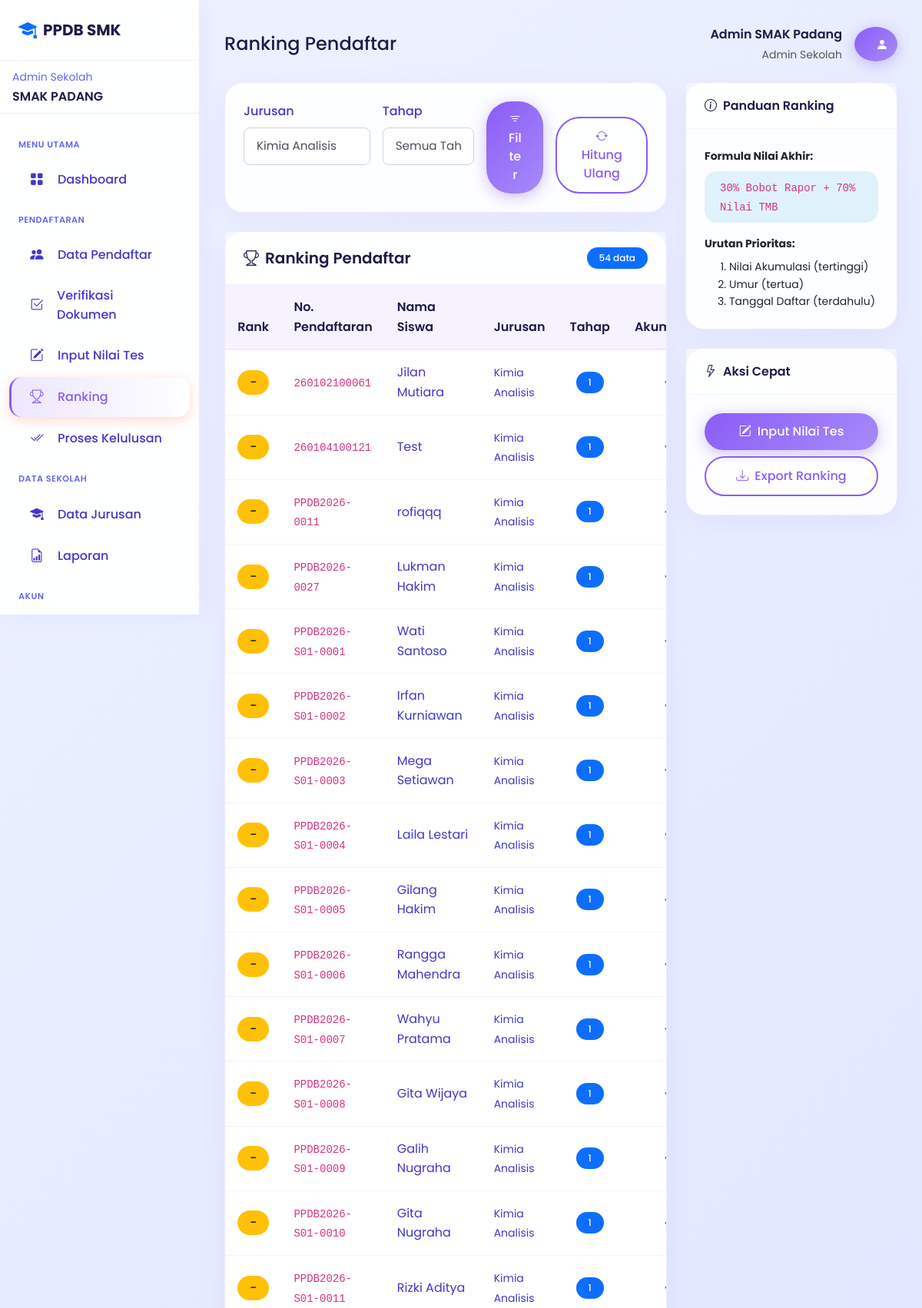
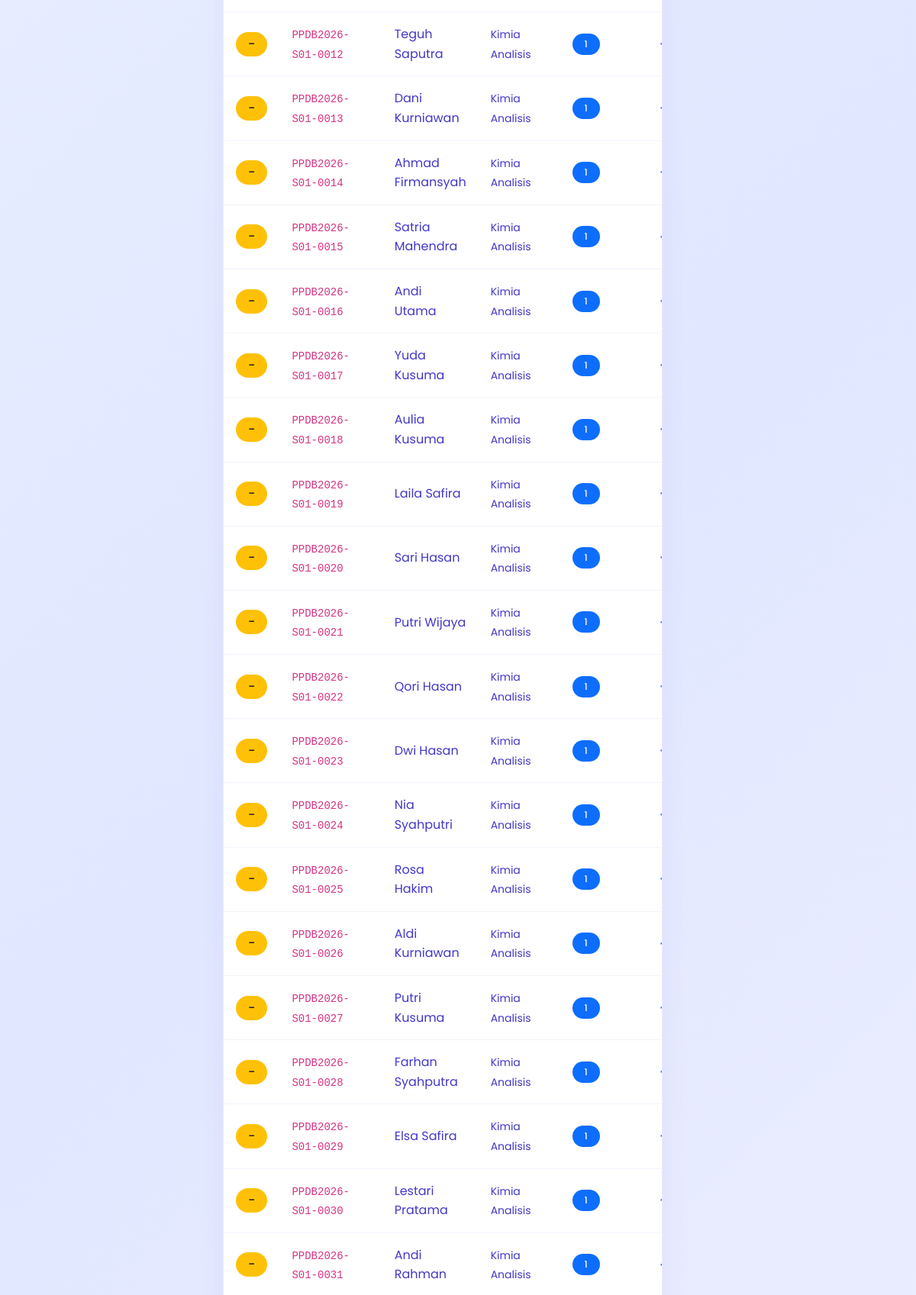
The page /admin/ranking.php?jurusan=1 (signed in, upper part) on the database its author committed (2 pictures, top to bottom).
### tables this page shows
CREATE TABLE `tb_admin_sekolah` (
  `id_admin_sekolah` int(11) NOT NULL,
  `id_smk` int(11) NOT NULL,
  `username` varchar(50) NOT NULL,
  `password` varchar(255) NOT NULL,
  `nama_lengkap` varchar(100) NOT NULL,
  `email` varchar(100) NOT NULL,
  `no_telepon` varchar(20) DEFAULT NULL,
  `jabatan` varchar(50) DEFAULT NULL,
  `foto` varchar(255) DEFAULT NULL,
  `is_active` tinyint(1) DEFAULT 1,
  `last_login` timestamp NULL DEFAULT NULL,
  `created_at` timestamp NOT NULL DEFAULT current_timestamp(),
  `updated_at` timestamp NOT NULL DEFAULT current_timestamp() ON UPDATE current_timestamp()
);

CREATE TABLE `tb_smk` (
  `id_smk` int(11) NOT NULL,
  `npsn` varchar(20) NOT NULL,
  `nama_sekolah` varchar(200) NOT NULL,
  `alamat` text NOT NULL,
  `kelurahan` varchar(100) DEFAULT NULL,
  `kecamatan` varchar(100) DEFAULT NULL,
  `kode_pos` varchar(10) DEFAULT NULL,
  `latitude` decimal(10,8) NOT NULL,
  `longitude` decimal(11,8) NOT NULL,
  `telepon` varchar(20) DEFAULT NULL,
  `email` varchar(100) DEFAULT NULL,
  `website` varchar(150) DEFAULT NULL,
  `jumlah_siswa` int(11) NOT NULL,
  `jumlah_guru` int(11) NOT NULL,
  `nama_kepsek` varchar(100) NOT NULL,
  `foto_utama` varchar(225) NOT NULL,
  `foto_tambahan` varchar(225) NOT NULL,
  `deskripsi` text NOT NULL
);

CREATE TABLE `tb_pendaftaran` (
  `id_pendaftaran` int(11) NOT NULL,
  `nomor_pendaftaran` varchar(30) NOT NULL,
  `id_siswa` int(11) NOT NULL,
  `id_smk_pilihan1` int(11) NOT NULL,
  `id_smk_pilihan2` int(11) DEFAULT NULL,
  `id_kejuruan_pilihan1` int(11) DEFAULT NULL,
  `id_kejuruan_pilihan2` int(11) DEFAULT NULL,
  `id_jalur` int(11) NOT NULL,
  `tahap_pendaftaran` enum('1','2') DEFAULT '1',
  `pilihan_mode` enum('satu_sekolah_dua_jurusan','dua_sekolah_satu_jurusan') DEFAULT NULL,
  `nilai_rapor_semester1` decimal(5,2) DEFAULT NULL,
  `nilai_rapor_semester2` decimal(5,2) DEFAULT NULL,
  `nilai_rapor_semester3` decimal(5,2) DEFAULT NULL,
  `nilai_rapor_semester4` decimal(5,2) DEFAULT NULL,
  `nilai_rapor_semester5` decimal(5,2) DEFAULT NULL,
  `rerata_nilai_rapor` decimal(5,2) DEFAULT NULL,
  `bobot_nilai_rapor` decimal(5,2) DEFAULT NULL,
  `peringkat_paralel` int(11) DEFAULT NULL,
  `nilai_tes_bakat_minat` decimal(5,2) DEFAULT NULL,
  `nilai_akhir_seleksi` decimal(5,2) DEFAULT NULL,
  `kelompok_seleksi` enum('afirmasi','domisili','prestasi','nilai_akhir') DEFAULT NULL,
  `status_tes` enum('belum','sudah') DEFAULT 'belum',
  `tanggal_tes` timestamp NULL DEFAULT NULL,
  `jarak_ke_sekolah` decimal(10,2) DEFAULT NULL,
  `skor_zonasi` decimal(10,4) DEFAULT NULL,
  `nilai_rata_rata` decimal(5,2) DEFAULT NULL,
  `nilai_un` decimal(5,2) DEFAULT NULL,
  `skor_prestasi` int(11) DEFAULT 0,
  `skor_akhir` decimal(10,4) DEFAULT NULL,
  `ranking` int(11) DEFAULT NULL,
  `status` enum('draft','submitted','verified','accepted','rejected','waiting') DEFAULT 'draft',
  `is_dibatalkan` tinyint(1) DEFAULT 0,
  `tanggal_batal` timestamp NULL DEFAULT NULL,
  `catatan_siswa` text DEFAULT NULL,
  `catatan_admin` text DEFAULT NULL,
  `alasan_penolakan` text DEFAULT NULL,
  `tanggal_daftar` timestamp NOT NULL DEFAULT current_timestamp(),
  `tanggal_submit` timestamp NULL DEFAULT NULL,
  `tanggal_verifikasi` timestamp NULL DEFAULT NULL,
  `tanggal_pengumuman` timestamp NULL DEFAULT NULL,
  `verified_by` int(11) DEFAULT NULL,
  `tahun_ajaran` varchar(10) DEFAULT NULL,
  `created_at` timestamp NOT NULL DEFAULT current_timestamp(),
  `updated_at` timestamp NOT NULL DEFAULT current_timestamp() ON UPDATE current_timestamp(),
  `nilai_tes` decimal(5,2) DEFAULT NULL,
  `bobot_rapor` decimal(5,2) DEFAULT NULL,
  `nilai_akumulasi` decimal(5,2) DEFAULT NULL,
  `ranking_sekolah` int(11) DEFAULT NULL,
  `umur_bulan` int(11) DEFAULT NULL,
  `lokasi_tes_smk` int(11) DEFAULT NULL COMMENT 'ID SMK untuk lokasi tes',
  `jenis_pilihan` enum('single','same_school','diff_school') DEFAULT 'single' COMMENT 'Tipe pemilihan SMK'
);

CREATE TABLE `tb_siswa` (
  `id_siswa` int(11) NOT NULL,
  `nisn` varchar(20) NOT NULL,
  `username` varchar(50) NOT NULL,
  `password` varchar(255) NOT NULL,
  `email` varchar(100) NOT NULL,
  `nama_lengkap` varchar(150) NOT NULL,
  `jenis_kelamin` enum('L','P') NOT NULL,
  `tempat_lahir` varchar(100) NOT NULL,
  `tanggal_lahir` date NOT NULL,
  `agama` varchar(20) NOT NULL,
  `nik` varchar(20) DEFAULT NULL,
  `no_kk` varchar(20) DEFAULT NULL,
  `alamat` text NOT NULL,
  `rt` varchar(5) DEFAULT NULL,
  `rw` varchar(5) DEFAULT NULL,
  `kelurahan` varchar(100) DEFAULT NULL,
  `kecamatan` varchar(100) DEFAULT NULL,
  `kota` varchar(100) DEFAULT NULL,
  `provinsi` varchar(100) DEFAULT 'Sumatera Barat',
  `kode_pos` varchar(10) DEFAULT NULL,
  `latitude` decimal(10,8) DEFAULT NULL,
  `longitude` decimal(11,8) DEFAULT NULL,
  `no_telepon` varchar(20) DEFAULT NULL,
  `no_hp` varchar(20) DEFAULT NULL,
  `nama_ayah` varchar(100) DEFAULT NULL,
  `nik_ayah` varchar(20) DEFAULT NULL,
  `pekerjaan_ayah` varchar(100) DEFAULT NULL,
  `penghasilan_ayah` varchar(50) DEFAULT NULL,
  `nama_ibu` varchar(100) DEFAULT NULL,
  `nik_ibu` varchar(20) DEFAULT NULL,
  `pekerjaan_ibu` varchar(100) DEFAULT NULL,
  `penghasilan_ibu` varchar(50) DEFAULT NULL,
  `nama_wali` varchar(100) DEFAULT NULL,
  `no_hp_ortu` varchar(20) DEFAULT NULL,
  `asal_sekolah` varchar(200) DEFAULT NULL,
  `npsn_asal` varchar(20) DEFAULT NULL,
  `alamat_sekolah_asal` text DEFAULT NULL,
  `tahun_lulus` varchar(4) DEFAULT NULL,
  `no_ijazah` varchar(50) DEFAULT NULL,
  `no_skhun` varchar(50) DEFAULT NULL,
  `foto` varchar(255) DEFAULT NULL,
  `is_keluarga_tidak_mampu` tinyint(1) DEFAULT 0,
  `jenis_kartu_bantuan` enum('PIP','DTSEN','PKH','KIS','Lainnya') DEFAULT NULL,
  `nomor_kartu_bantuan` varchar(50) DEFAULT NULL,
  `is_disabilitas` tinyint(1) DEFAULT 0,
  `jenis_disabilitas` varchar(100) DEFAULT NULL,
  `nomor_kartu_disabilitas` varchar(50) DEFAULT NULL,
  `is_panti_asuhan` tinyint(1) DEFAULT 0,
  `nama_panti` varchar(200) DEFAULT NULL,
  `status_buta_warna` enum('tidak','parsial','total') DEFAULT 'tidak',
  `file_surat_tidak_buta_warna` varchar(255) DEFAULT NULL,
  `is_verified` tinyint(1) DEFAULT 0,
  `verified_at` timestamp NULL DEFAULT NULL,
  `last_login` timestamp NULL DEFAULT NULL,
  `created_at` timestamp NOT NULL DEFAULT current_timestamp(),
  `updated_at` timestamp NOT NULL DEFAULT current_timestamp() ON UPDATE current_timestamp()
);

CREATE TABLE `tb_kejuruan` (
  `id_program` int(11) NOT NULL,
  `id_smk` int(11) NOT NULL,
  `nama_kejuruan` varchar(200) NOT NULL,
  `kode_kejuruan` varchar(20) NOT NULL,
  `deskripsi` text NOT NULL,
  `syarat_tidak_buta_warna` tinyint(1) DEFAULT 0,
  `kuota` int(11) DEFAULT 36,
  `kuota_terisi` int(11) DEFAULT 0
);

### admin/ranking.php (the view, shortened to what the rows shown need)
<?php
require_once 'includes/header.php';
$filterJurusan = $_GET['jurusan'] ?? '';
$where = "p.id_smk_pilihan1 = ?";
$params = [$smkId];
if ($filterJurusan) {
    $where .= " AND p.id_kejuruan_pilihan1 = ?";
    $params[] = $filterJurusan;
}
$rankingData = db()->fetchAll(
    "SELECT p.*, s.nama_lengkap, s.nisn, k.nama_kejuruan
     FROM tb_pendaftaran p
     JOIN tb_siswa s ON p.id_siswa = s.id_siswa
     LEFT JOIN tb_kejuruan k ON p.id_kejuruan_pilihan1 = k.id_program
     WHERE $where AND p.status IN ('submitted', 'verified', 'accepted')
     ORDER BY p.id_kejuruan_pilihan1, p.tahap_pendaftaran, p.ranking_sekolah ASC, p.nilai_akumulasi DESC",
    $params
);
?>
<div class="row g-4 mb-4">
    <div class="col-lg-8">
        <div class="card">
            <div class="card-body p-0">
                <div class="table-responsive">
                    <table class="table table-hover mb-0">
                        <thead class="table-light">
                            <tr>
                                <th class="text-center" width="60">Rank</th>
                                <th>No. Pendaftaran</th>
                                <th>Nama Siswa</th>
                                <th>Jurusan</th>
                                <th class="text-center">Tahap</th>
                                <th class="text-center">Akumulasi</th>
                            </tr>
                        </thead>
                        <tbody>
                            <?php foreach ($rankingData as $r): ?>
                                <tr>
                                    <td class="text-center">
                                        <span class="badge <?= $r['ranking_sekolah'] <= 3 ? 'bg-warning text-dark' : 'bg-secondary' ?> fs-6">
                                            <?= $r['ranking_sekolah'] ?? '-' ?>
                                        </span>
                                    </td>
                                    <td><code><?= $r['nomor_pendaftaran'] ?></code></td>
                                    <td><?= htmlspecialchars($r['nama_lengkap']) ?></td>
                                    <td><small><?= htmlspecialchars($r['nama_kejuruan'] ?? '-') ?></small></td>
                                    <td class="text-center">
                                        <span class="badge <?= ($r['tahap_pendaftaran'] ?? 1) == 1 ? 'bg-primary' : 'bg-info' ?>">
                                            <?= $r['tahap_pendaftaran'] ?? 1 ?>
                                        </span>
                                    </td>
                                    <td class="text-center fw-bold text-primary">
                                    </td>
                                </tr>
                            <?php endforeach; ?>
                        </tbody>
                    </table>
                </div>
            </div>
        </div>
    </div>
</div>
<?php require_once 'includes/footer.php'; ?>

### admin/includes/header.php (shortened to what the rows shown need)
<?php
require_once dirname(__DIR__, 2) . '/config/database.php';
require_once dirname(__DIR__, 2) . '/config/session.php';
$adminId = Session::getUserId();
$admin = db()->fetch(
    "SELECT a.*, s.nama_sekolah, s.id_smk FROM tb_admin_sekolah a
     LEFT JOIN tb_smk s ON a.id_smk = s.id_smk
     WHERE a.id_admin_sekolah = ?",
    [$adminId]
);
$smkId = $admin['id_smk'];
?>
<!DOCTYPE html>
<html lang="id">
<head>
    <link href="https://cdn.jsdelivr.net/npm/bootstrap@5.3.2/dist/css/bootstrap.min.css" rel="stylesheet">
    <link href="https://cdn.jsdelivr.net/npm/bootstrap-icons@1.11.1/font/bootstrap-icons.css" rel="stylesheet">
    <link rel="stylesheet" href="<?= SITE_URL ?>/assets/css/style.css">
</head>
<body>
    <aside class="sidebar">
        <div class="px-3 py-2 border-bottom border-subtle">
            <small class="text-muted">Admin Sekolah</small>
            <div class="fw-semibold text-truncate"><?= htmlspecialchars($admin['nama_sekolah']) ?></div>
        </div>
    </aside>
    <main class="main-content">
        <div class="d-flex justify-content-between align-items-center mb-4">
            <div class="d-flex align-items-center gap-3">
                <div class="text-end d-none d-md-block">
                    <div class="fw-semibold"><?= htmlspecialchars($admin['nama_lengkap']) ?></div>
                    <small class="text-muted">Admin Sekolah</small>
                </div>
            </div>
        </div>

### rows shown on the page
tb_admin_sekolah: id_smk.nama_sekolah "SMAK PADANG", nama_lengkap "Admin SMAK Padang"
tb_pendaftaran: ranking_sekolah "-", nomor_pendaftaran "260102100061", id_siswa.nama_lengkap "Jilan Mutiara", tb_kejuruan.nama_kejuruan "Kimia Analisis", tahap_pendaftaran "1"
tb_pendaftaran: ranking_sekolah "-", nomor_pendaftaran "260104100121", id_siswa.nama_lengkap "Test", tb_kejuruan.nama_kejuruan "Kimia Analisis", tahap_pendaftaran "1"
tb_pendaftaran: ranking_sekolah "-", nomor_pendaftaran "PPDB2026-0011", id_siswa.nama_lengkap "rofiqqq", tb_kejuruan.nama_kejuruan "Kimia Analisis", tahap_pendaftaran "1"
tb_pendaftaran: ranking_sekolah "-", nomor_pendaftaran "PPDB2026-0027", id_siswa.nama_lengkap "Lukman Hakim", tb_kejuruan.nama_kejuruan "Kimia Analisis", tahap_pendaftaran "1"
tb_pendaftaran: ranking_sekolah "-", nomor_pendaftaran "PPDB2026-S01-0001", id_siswa.nama_lengkap "Wati Santoso", tb_kejuruan.nama_kejuruan "Kimia Analisis", tahap_pendaftaran "1"
tb_pendaftaran: ranking_sekolah "-", nomor_pendaftaran "PPDB2026-S01-0002", id_siswa.nama_lengkap "Irfan Kurniawan", tb_kejuruan.nama_kejuruan "Kimia Analisis", tahap_pendaftaran "1"
tb_pendaftaran: ranking_sekolah "-", nomor_pendaftaran "PPDB2026-S01-0003", id_siswa.nama_lengkap "Mega Setiawan", tb_kejuruan.nama_kejuruan "Kimia Analisis", tahap_pendaftaran "1"
tb_pendaftaran: ranking_sekolah "-", nomor_pendaftaran "PPDB2026-S01-0004", id_siswa.nama_lengkap "Laila Lestari", tb_kejuruan.nama_kejuruan "Kimia Analisis", tahap_pendaftaran "1"
tb_pendaftaran: ranking_sekolah "-", nomor_pendaftaran "PPDB2026-S01-0005", id_siswa.nama_lengkap "Gilang Hakim", tb_kejuruan.nama_kejuruan "Kimia Analisis", tahap_pendaftaran "1"
tb_pendaftaran: ranking_sekolah "-", nomor_pendaftaran "PPDB2026-S01-0006", id_siswa.nama_lengkap "Rangga Mahendra", tb_kejuruan.nama_kejuruan "Kimia Analisis", tahap_pendaftaran "1"
tb_pendaftaran: ranking_sekolah "-", nomor_pendaftaran "PPDB2026-S01-0007", id_siswa.nama_lengkap "Wahyu Pratama", tb_kejuruan.nama_kejuruan "Kimia Analisis", tahap_pendaftaran "1"
tb_pendaftaran: ranking_sekolah "-", nomor_pendaftaran "PPDB2026-S01-0008", id_siswa.nama_lengkap "Gita Wijaya", tb_kejuruan.nama_kejuruan "Kimia Analisis", tahap_pendaftaran "1"
tb_pendaftaran: ranking_sekolah "-", nomor_pendaftaran "PPDB2026-S01-0009", id_siswa.nama_lengkap "Galih Nugraha", tb_kejuruan.nama_kejuruan "Kimia Analisis", tahap_pendaftaran "1"
tb_pendaftaran: ranking_sekolah "-", nomor_pendaftaran "PPDB2026-S01-0010", id_siswa.nama_lengkap "Gita Nugraha", tb_kejuruan.nama_kejuruan "Kimia Analisis", tahap_pendaftaran "1"
tb_pendaftaran: ranking_sekolah "-", nomor_pendaftaran "PPDB2026-S01-0011", id_siswa.nama_lengkap "Rizki Aditya", tb_kejuruan.nama_kejuruan "Kimia Analisis", tahap_pendaftaran "1"
tb_pendaftaran: ranking_sekolah "-", nomor_pendaftaran "PPDB2026-S01-0012", id_siswa.nama_lengkap "Teguh Saputra", tb_kejuruan.nama_kejuruan "Kimia Analisis", tahap_pendaftaran "1"
tb_pendaftaran: ranking_sekolah "-", nomor_pendaftaran "PPDB2026-S01-0013", id_siswa.nama_lengkap "Dani Kurniawan", tb_kejuruan.nama_kejuruan "Kimia Analisis", tahap_pendaftaran "1"
tb_pendaftaran: ranking_sekolah "-", nomor_pendaftaran "PPDB2026-S01-0014", id_siswa.nama_lengkap "Ahmad Firmansyah", tb_kejuruan.nama_kejuruan "Kimia Analisis", tahap_pendaftaran "1"
tb_pendaftaran: ranking_sekolah "-", nomor_pendaftaran "PPDB2026-S01-0015", id_siswa.nama_lengkap "Satria Mahendra", tb_kejuruan.nama_kejuruan "Kimia Analisis", tahap_pendaftaran "1"
tb_pendaftaran: ranking_sekolah "-", nomor_pendaftaran "PPDB2026-S01-0016", id_siswa.nama_lengkap "Andi Utama", tb_kejuruan.nama_kejuruan "Kimia Analisis", tahap_pendaftaran "1"
tb_pendaftaran: ranking_sekolah "-", nomor_pendaftaran "PPDB2026-S01-0017", id_siswa.nama_lengkap "Yuda Kusuma", tb_kejuruan.nama_kejuruan "Kimia Analisis", tahap_pendaftaran "1"
tb_pendaftaran: ranking_sekolah "-", nomor_pendaftaran "PPDB2026-S01-0018", id_siswa.nama_lengkap "Aulia Kusuma", tb_kejuruan.nama_kejuruan "Kimia Analisis", tahap_pendaftaran "1"
tb_pendaftaran: ranking_sekolah "-", nomor_pendaftaran "PPDB2026-S01-0019", id_siswa.nama_lengkap "Laila Safira", tb_kejuruan.nama_kejuruan "Kimia Analisis", tahap_pendaftaran "1"
tb_pendaftaran: ranking_sekolah "-", nomor_pendaftaran "PPDB2026-S01-0020", id_siswa.nama_lengkap "Sari Hasan", tb_kejuruan.nama_kejuruan "Kimia Analisis", tahap_pendaftaran "1"
tb_pendaftaran: ranking_sekolah "-", nomor_pendaftaran "PPDB2026-S01-0021", id_siswa.nama_lengkap "Putri Wijaya", tb_kejuruan.nama_kejuruan "Kimia Analisis", tahap_pendaftaran "1"
tb_pendaftaran: ranking_sekolah "-", nomor_pendaftaran "PPDB2026-S01-0022", id_siswa.nama_lengkap "Qori Hasan", tb_kejuruan.nama_kejuruan "Kimia Analisis", tahap_pendaftaran "1"
tb_pendaftaran: ranking_sekolah "-", nomor_pendaftaran "PPDB2026-S01-0023", id_siswa.nama_lengkap "Dwi Hasan", tb_kejuruan.nama_kejuruan "Kimia Analisis", tahap_pendaftaran "1"
tb_pendaftaran: ranking_sekolah "-", nomor_pendaftaran "PPDB2026-S01-0024", id_siswa.nama_lengkap "Nia Syahputri", tb_kejuruan.nama_kejuruan "Kimia Analisis", tahap_pendaftaran "1"
tb_pendaftaran: ranking_sekolah "-", nomor_pendaftaran "PPDB2026-S01-0025", id_siswa.nama_lengkap "Rosa Hakim", tb_kejuruan.nama_kejuruan "Kimia Analisis", tahap_pendaftaran "1"
tb_pendaftaran: ranking_sekolah "-", nomor_pendaftaran "PPDB2026-S01-0026", id_siswa.nama_lengkap "Aldi Kurniawan", tb_kejuruan.nama_kejuruan "Kimia Analisis", tahap_pendaftaran "1"
tb_pendaftaran: ranking_sekolah "-", nomor_pendaftaran "PPDB2026-S01-0027", id_siswa.nama_lengkap "Putri Kusuma", tb_kejuruan.nama_kejuruan "Kimia Analisis", tahap_pendaftaran "1"
tb_pendaftaran: ranking_sekolah "-", nomor_pendaftaran "PPDB2026-S01-0028", id_siswa.nama_lengkap "Farhan Syahputra", tb_kejuruan.nama_kejuruan "Kimia Analisis", tahap_pendaftaran "1"
tb_pendaftaran: ranking_sekolah "-", nomor_pendaftaran "PPDB2026-S01-0029", id_siswa.nama_lengkap "Elsa Safira", tb_kejuruan.nama_kejuruan "Kimia Analisis", tahap_pendaftaran "1"
tb_pendaftaran: ranking_sekolah "-", nomor_pendaftaran "PPDB2026-S01-0030", id_siswa.nama_lengkap "Lestari Pratama", tb_kejuruan.nama_kejuruan "Kimia Analisis", tahap_pendaftaran "1"
tb_pendaftaran: ranking_sekolah "-", nomor_pendaftaran "PPDB2026-S01-0031", id_siswa.nama_lengkap "Andi Rahman", tb_kejuruan.nama_kejuruan "Kimia Analisis", tahap_pendaftaran "1"

### other values the page prints
$pageTitle "Ranking Pendaftar"
count($rankingData) "54"
form field jurusan "Kimia Analisis"
